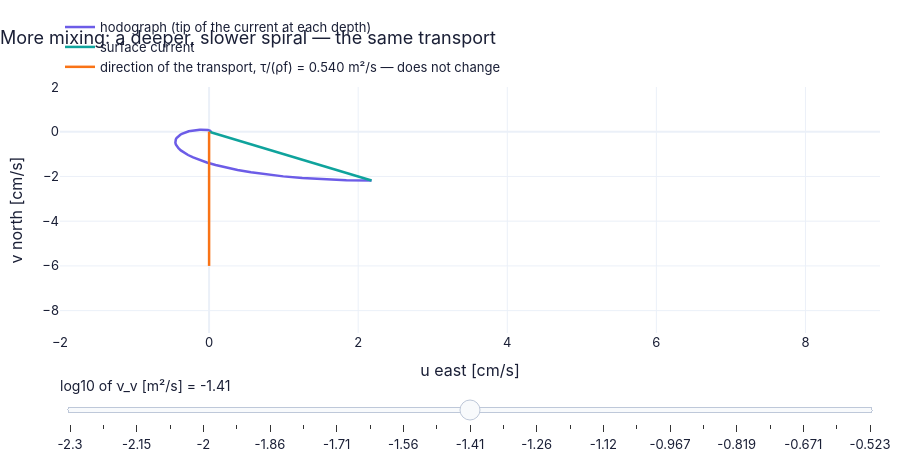

Source (notebook cell):
### Markdown cell above
**What you see.** Horizontal current arrows at 17 depths under an eastward wind (orange), and the spiral through their tips.

**How to read it.** Going down, the arrow shortens and swings clockwise in the northern hemisphere ($f>0$); choose 60° S to see it swing counter-clockwise.

**What would change if…** …you rotate the picture to look straight down? You see the hodograph of the figure above.

### Code cell
z_f4 = np.linspace(-150.0, 0.0, 76)                            # depths [m]
M_fixed = GFD.ekman_transport(tau, 0.0, rho_o, f60)            # Eq. (13.30): the transport (M_x, M_y) [m^2/s] — no nu_v in it

def f4(log_nu):                                                # hodograph for one eddy viscosity, nu_v = 10**log_nu [m^2/s]
    uu_, vv_ = GFD.ekman_surface(z_f4, tau, 0.0, rho_o, 10**log_nu, f60)   # the spiral for this nu_v
    return {"hodograph (tip of the current at each depth)": (uu_*100, vv_*100),   # hand the result back to the caller
            "surface current": ([0.0, uu_[-1]*100], [0.0, vv_[-1]*100]),
            f"direction of the transport, τ/(ρf) = {abs(M_fixed[1]):.3f} m²/s — does not change": ([0.0, 0.0], [0.0, -6.0])}

figF4 = slider_figure(f4, "log10 of ν_v [m²/s]", np.round(np.linspace(np.log10(0.005), np.log10(0.3), 25), 3), xlabel="u east [cm/s]",
                      ylabel="v north [cm/s]", title="More mixing: a deeper, slower spiral — the same transport",
                      xrange=(-2, 9), yrange=(-9, 2))          # 25 slider positions, logarithmically spaced
figF4.show()   # display the interactive figure (the slider works on the web page too)
for nu_ in (0.0075, 0.03, 0.12):                               # three eddy viscosities, each four times the last [m^2/s]
    us_, vs_ = GFD.ekman_surface(0.0, tau, 0.0, rho_o, nu_, f60)   # surface current
    print(f"nu_v = {nu_:6.4f} m^2/s: delta = {GFD.ekman_depth(nu_, f60):5.2f} m, surface speed = {np.hypot(us_, vs_):.5f} m/s, transport = {M_fixed[1]:+.4f} m^2/s")   # delta doubles, speed halves
